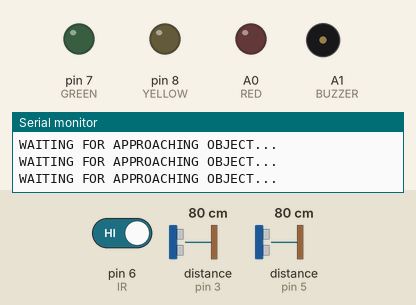
This sketch was run on a simulated Arduino Uno, built with avr-gcc and run on an emulated ATmega328P. On the bench: output pins drawn as LEDs (lit = HIGH), buzzer (waves = sounding), the last lines printed to the serial monitor. Wiring (inferred from the names in the program): 2 × ultrasonic range finder: trigger pin 2, echo pin 3 / trigger pin 4, echo pin 5. Dashed ring = blinking. The test bench sets the inputs (shaded band); at power-on: distance to the obstacle (sensors on pin 3, pin 5) 80 cm, pin 6 (IR) HIGH. The echo pulse lasts 58.3 µs per cm; pins used as bus, display or sensor lines are not drawn.

Above: at 1.3 s.
1.4 s: distance to the obstacle (sensor on pin 3) set to 23 cm
2.9 s: distance to the obstacle (sensor on pin 3) set to 19 cm
At 4.4 s:
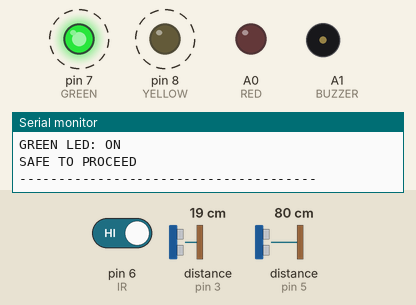
5.9 s: distance to the obstacle (sensor on pin 5) set to 23 cm
8.5 s: distance to the obstacle (sensor on pin 5) set to 17 cm
At 11.4 s:
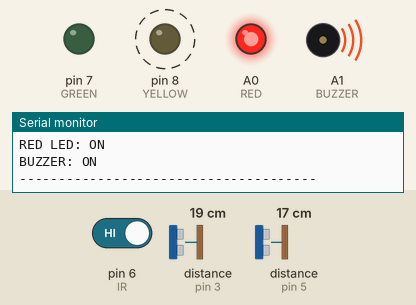
11.5 s: pin 6 (IR) driven LOW
At 12.3 s:
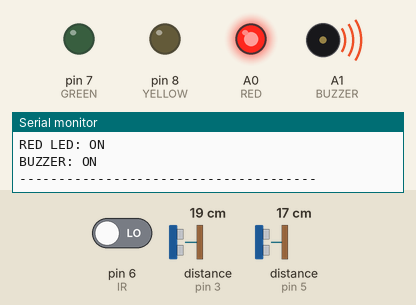
14.3 s: pin 6 (IR) driven HIGH
At 14.9 s:
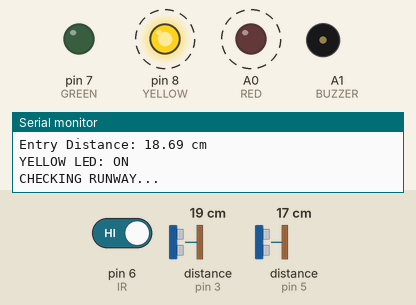
Timing chart, 0 to 18.3 s (numbered marks = the images above; inputs shaded):
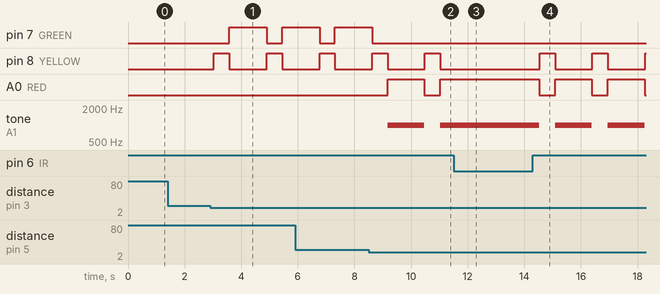

The sketch:

runway_safety.ino
```cpp
// ==========================================
// DYNAMIC RUNWAY SAFETY CONTROL SYSTEM
// Ultrasonic + IR + LEDs + Buzzer
// RFID REMOVED
// ==========================================

// -------- Ultrasonic Sensor 1: ENTRY --------
#define TRIG1 2
#define ECHO1 3

// -------- Ultrasonic Sensor 2: RUNWAY/EXIT --------
#define TRIG2 4
#define ECHO2 5

// -------- IR Sensor --------
#define IR 6

// -------- LEDs --------
#define GREEN 7
#define YELLOW 8
#define RED A0

// -------- Buzzer --------
#define BUZZER A1

// Distance at which an object is detected
#define DETECTION_DISTANCE 20


// ==========================================
// ULTRASONIC DISTANCE FUNCTION
// ==========================================

float getDistance(int trigPin, int echoPin)
{
  digitalWrite(trigPin, LOW);
  delayMicroseconds(2);

  digitalWrite(trigPin, HIGH);
  delayMicroseconds(10);

  digitalWrite(trigPin, LOW);

  long duration = pulseIn(echoPin, HIGH, 30000);

  if (duration == 0)
  {
    return -1;
  }

  float distance = duration * 0.0343 / 2;

  return distance;
}


// ==========================================
// SETUP
// ==========================================

void setup()
{
  Serial.begin(9600);

  // Ultrasonic Sensor 1
  pinMode(TRIG1, OUTPUT);
  pinMode(ECHO1, INPUT);

  // Ultrasonic Sensor 2
  pinMode(TRIG2, OUTPUT);
  pinMode(ECHO2, INPUT);

  // IR Sensor
  pinMode(IR, INPUT);

  // LEDs
  pinMode(GREEN, OUTPUT);
  pinMode(YELLOW, OUTPUT);
  pinMode(RED, OUTPUT);

  // Buzzer
  pinMode(BUZZER, OUTPUT);

  // Everything OFF initially
  digitalWrite(GREEN, LOW);
  digitalWrite(YELLOW, LOW);
  digitalWrite(RED, LOW);

  noTone(BUZZER);

  Serial.println("======================================");
  Serial.println("DYNAMIC RUNWAY SAFETY CONTROL SYSTEM");
  Serial.println("======================================");
  Serial.println("SYSTEM READY");
  Serial.println("Move your hand toward ENTRY SENSOR");
}


// ==========================================
// MAIN LOOP
// ==========================================

void loop()
{
  // Read Entry Ultrasonic
  float entryDistance = getDistance(TRIG1, ECHO1);

  delay(50);

  // Read Runway Ultrasonic
  float runwayDistance = getDistance(TRIG2, ECHO2);

  // Read IR Sensor
  int irValue = digitalRead(IR);


  // =========================================
  // IR SENSOR HAS HIGHEST PRIORITY
  // =========================================

  // Most common IR modules:
  // LOW = object detected

  if (irValue == LOW)
  {
    digitalWrite(GREEN, LOW);
    digitalWrite(YELLOW, LOW);

    digitalWrite(RED, HIGH);

    tone(BUZZER, 1000);

    Serial.println("--------------------------------------");
    Serial.println("IR SENSOR: OBJECT DETECTED");
    Serial.println("RUNWAY OCCUPIED");
    Serial.println("RED LED: ON");
    Serial.println("BUZZER: ON");
    Serial.println("--------------------------------------");

    delay(300);

    return;
  }


  // =========================================
  // NO IR OBJECT
  // =========================================

  digitalWrite(RED, LOW);
  noTone(BUZZER);


  // =========================================
  // HAND APPROACHES ULTRASONIC 1
  // =========================================

  if (entryDistance > 0 &&
      entryDistance <= DETECTION_DISTANCE)
  {
    Serial.println("--------------------------------------");
    Serial.println("OBJECT DETECTED!");

    Serial.print("Entry Distance: ");
    Serial.print(entryDistance);
    Serial.println(" cm");


    // Yellow LED = checking
    digitalWrite(YELLOW, HIGH);
    digitalWrite(GREEN, LOW);

    Serial.println("YELLOW LED: ON");
    Serial.println("CHECKING RUNWAY...");

    delay(500);


    // =======================================
    // CHECK ULTRASONIC 2
    // =======================================

    runwayDistance = getDistance(TRIG2, ECHO2);

    Serial.print("Runway Distance: ");

    if (runwayDistance == -1)
    {
      Serial.println("No Echo");
    }
    else
    {
      Serial.print(runwayDistance);
      Serial.println(" cm");
    }


    // =======================================
    // RUNWAY CLEAR
    // =======================================

    if (runwayDistance == -1 ||
        runwayDistance > DETECTION_DISTANCE)
    {
      digitalWrite(YELLOW, LOW);
      digitalWrite(GREEN, HIGH);

      Serial.println("RUNWAY CLEAR");
      Serial.println("GREEN LED: ON");
      Serial.println("SAFE TO PROCEED");
    }


    // =======================================
    // RUNWAY OCCUPIED
    // =======================================

    else
    {
      digitalWrite(YELLOW, LOW);
      digitalWrite(GREEN, LOW);

      digitalWrite(RED, HIGH);

      tone(BUZZER, 1000);

      Serial.println("RUNWAY OCCUPIED");
      Serial.println("RED LED: ON");
      Serial.println("BUZZER: ON");
    }

    Serial.println("--------------------------------------");

    delay(1000);
  }


  // =========================================
  // NO HAND / OBJECT AT ENTRY
  // =========================================

  else
  {
    digitalWrite(GREEN, LOW);
    digitalWrite(YELLOW, LOW);

    // Red should already be OFF because
    // the IR condition was checked above.
    digitalWrite(RED, LOW);

    noTone(BUZZER);

    Serial.println("WAITING FOR APPROACHING OBJECT...");
  }

  delay(200);
}
```

Measured:
- the behaviour switches between 21 and 20 cm on distance to the obstacle (sensor on pin 3) (found by bisection; images 0 and 1)
- the behaviour switches between 21 and 20 cm on distance to the obstacle (sensor on pin 5) (found by bisection; images 1 and 2)
- after the input at 2.9 s, pin 7 (GREEN): LOW → HIGH after 0.67 s, → LOW 1.3 s later, → HIGH 0.54 s later; pin 8 (YELLOW): alternates HIGH for 0.54 s and LOW for 1.3 s, starting after 0.13 s
- after the input at 8.5 s, pin 7 (GREEN): goes on until 8.6 s, then stays LOW; A0 (RED): LOW → HIGH after 0.67 s, → LOW 1.3 s later, → HIGH 0.56 s later; tone on A1 (BUZZER): silent → 1000 Hz after 0.67 s, → silent 1.3 s later, → 1000 Hz 0.56 s later
- after the input at 11.5 s, pin 8 (YELLOW): stays LOW (without the input it goes to HIGH after 0.84 s); A0 (RED): stays HIGH (without the input it goes to LOW after 0.82 s); tone on A1 (BUZZER): stays 1000 Hz (without the input it goes to silent after 0.82 s)
- after the input at 14.3 s, pin 8 (YELLOW): alternates HIGH for 0.54 s and LOW for 1.3 s, starting after 0.25 s; A0 (RED): alternates HIGH for 1.3 s and LOW for 0.56 s, starting after 0.23 s; tone on A1 (BUZZER): alternates 1000 Hz for 1.3 s and silent for 0.56 s, starting after 0.23 s
